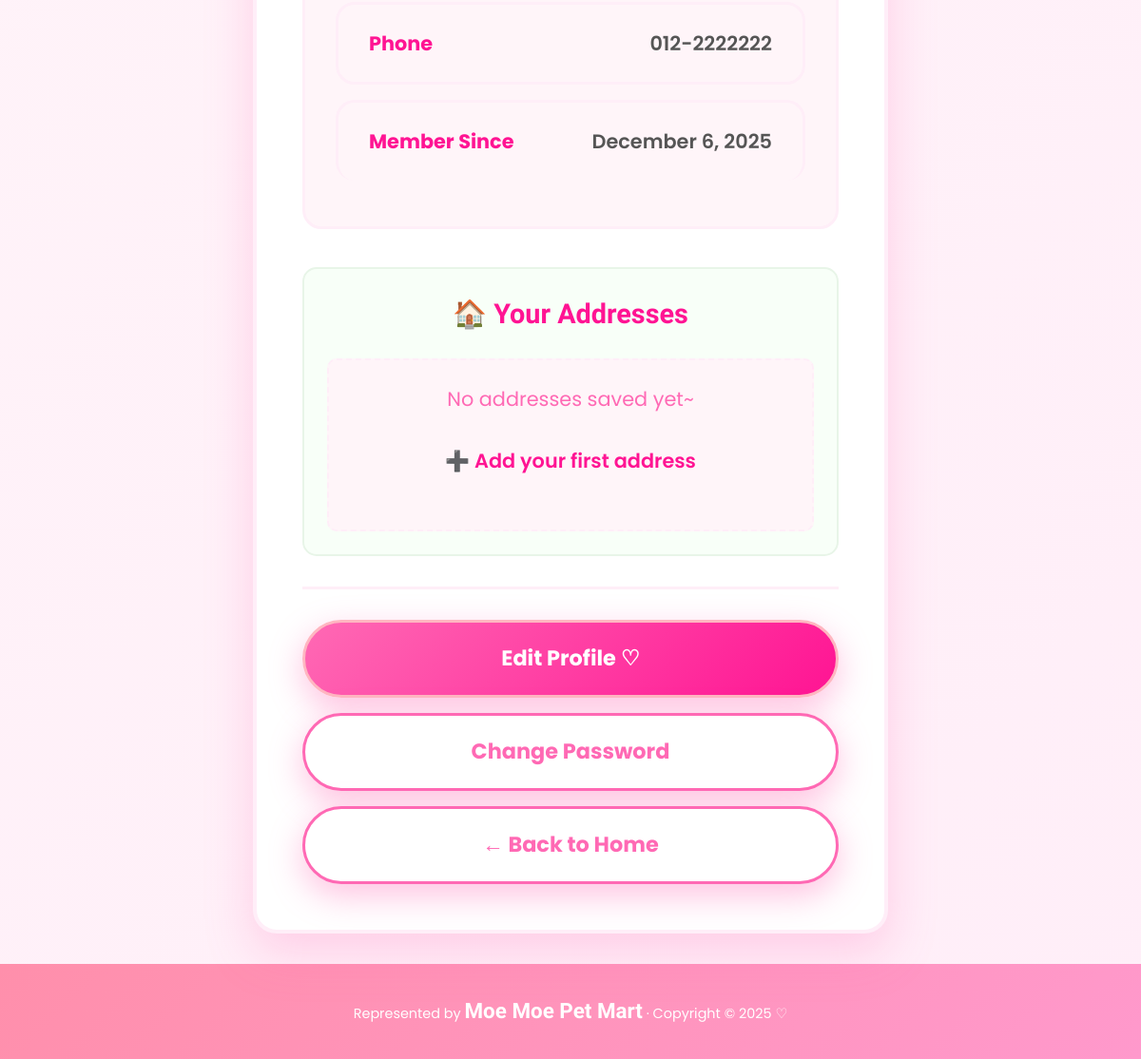
The app's page /profile.php (signed in, lower part), older data.
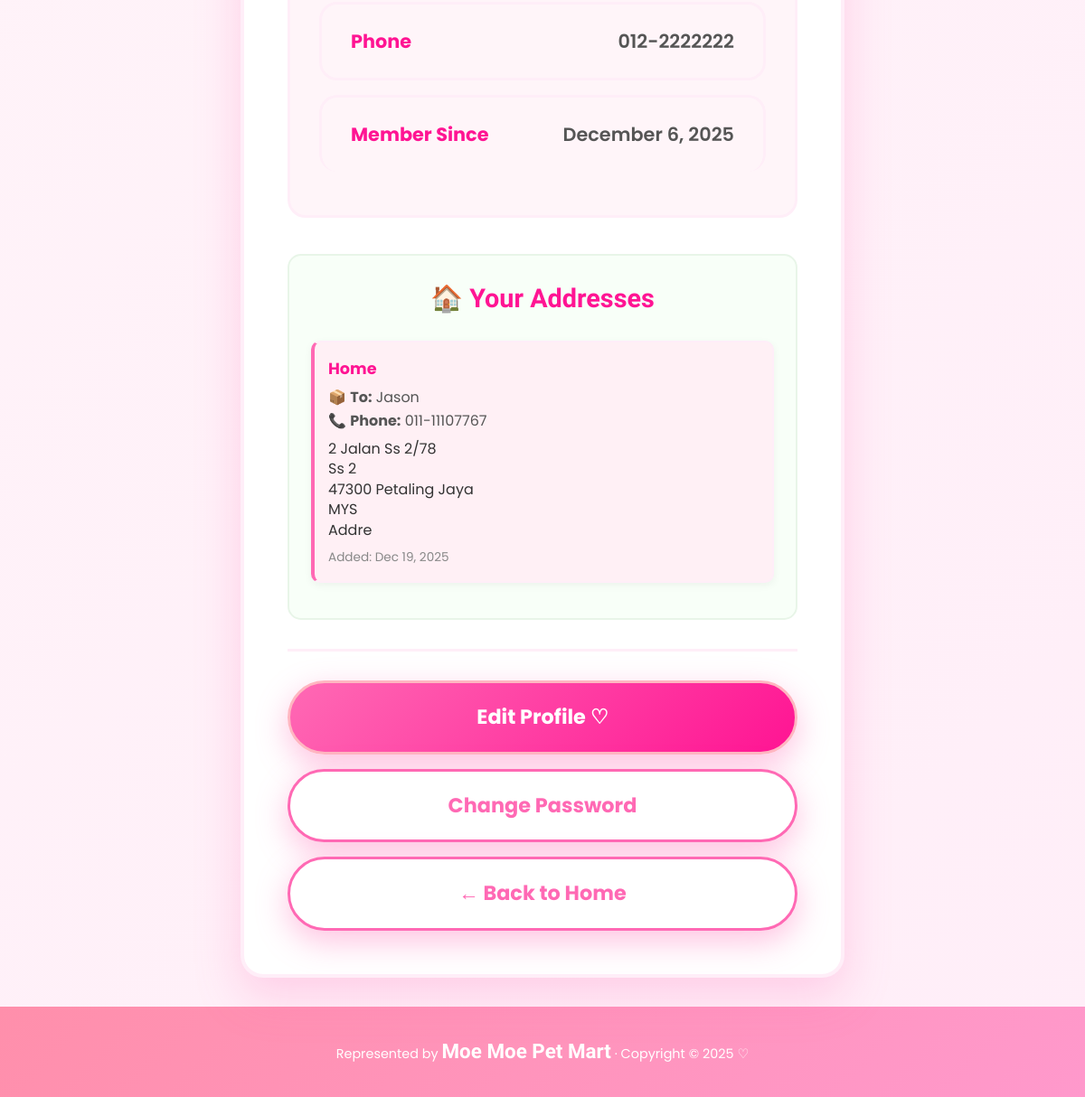
The same page, newer data.
### tables this page shows
CREATE TABLE `user_addresses` (
  `id` int(11) NOT NULL,
  `user_id` int(11) NOT NULL,
  `address_name` varchar(100) DEFAULT 'Home',
  `recipient_name` varchar(100) NOT NULL,
  `recipient_phone` varchar(20) NOT NULL,
  `full_address` text NOT NULL,
  `created_at` timestamp NOT NULL DEFAULT current_timestamp()
);

### _base.php (called while the page is built, shortened)
<?php
function is_login() {
    return isset($_SESSION['user']) && !empty($_SESSION['user']);
}
function username() {
    return $_SESSION['user'] ?? null;
}
function current_user() {
    global $_db;
    $stm = $_db->prepare("SELECT * FROM users WHERE username = ?");
    $stm->execute([username()]);
    return $stm->fetch();
}
function encode($value) {
    return htmlentities($value);
}
?>

### profile.php (the view, shortened to what this page needs)
<?php
require '_base.php';
$user = current_user();
$stm = $_db->prepare("SELECT * FROM user_addresses WHERE user_id = ? ORDER BY created_at DESC");
$stm->execute([$user->id]);
$addresses = $stm->fetchAll();
include '_head.php';
?>
<div class="profile-container">
    <div class="profile-card">
        <div class="profile-info">
            <div class="profile-field">
                <div class="field-label">Phone</div>
                <div class="field-value"><?= encode($user->phone) ?></div>
            </div>
            <div class="profile-field">
                <div class="field-label">Member Since</div>
                <div class="field-value"><?= date('F j, Y', strtotime($user->created_at)) ?></div>
            </div>
        </div>
        <div class="address-display-simple">
            <h3>🏠 Your Addresses</h3>
            <?php if (!empty($addresses)): ?>
                <div class="address-list-simple">
                    <?php foreach ($addresses as $addr): ?>
                        <div class="address-card-simple" style="background: #fff0f5; padding: 15px; border-radius: 10px; margin-bottom: 15px; border-left: 4px solid #ff69b4;">
                            <?php if (!empty($addr->address_name)): ?>
                                <div class="address-name" style="font-weight: bold; color: #ff1493; margin-bottom: 5px;">
                                    <?= encode($addr->address_name) ?>
                                </div>
                            <?php endif; ?>
                            <?php if (!empty($addr->recipient_name)): ?>
                                <div class="recipient-info" style="margin-bottom: 8px;">
                                    <span style="color: #555;">
                                        📦 <strong>To:</strong> <?= encode($addr->recipient_name) ?>
                                    </span>
                                    <br>
                                    <span style="color: #555;">
                                        📞 <strong>Phone:</strong> <?= encode($addr->recipient_phone) ?>
                                    </span>
                                </div>
                            <?php endif; ?>
                            <div class="address-text" style="color: #333; line-height: 1.4;">
                                <?= nl2br(encode($addr->full_address)) ?>
                            </div>
                            <div class="address-date" style="margin-top: 8px; font-size: 0.85em; color: #888;">
                                Added: <?= date('M j, Y', strtotime($addr->created_at)) ?>
                            </div>
                        </div>
                    <?php endforeach; ?>
                </div>
            <?php else: ?>
                <div class="no-address">
                    <p style="color: #ff69b4; text-align: center;">
                        No addresses saved yet~
                    </p>
                    <p style="text-align: center; margin-top: 10px;">
                        <a href="edit_profile.php" style="color: #ff1493; font-weight: 600;">
                            ➕ Add your first address
                        </a>
                    </p>
                </div>
            <?php endif; ?>
        </div>
        <div class="profile-actions">
            <a href="edit_profile.php" class="btn btn-primary">Edit Profile ♡</a>
            <a href="change_password.php" class="btn btn-secondary">Change Password</a>
            <a href="/" class="btn btn-secondary">← Back to Home</a>
        </div>
    </div>
</div>
<?php include '_foot.php'; ?>

Row changes from the older to the newer data that the page shows:
added user_addresses: address_name "Home", recipient_name "Jason", recipient_phone "011-11107767", full_address "2 Jalan Ss 2/78 Ss 2 47300 Petaling Jaya MYS Addre", created_at "Dec 19, 2025"
Text that changed along with them:
text no longer shown: "No addresses saved yet~ ➕ Add your first address"
